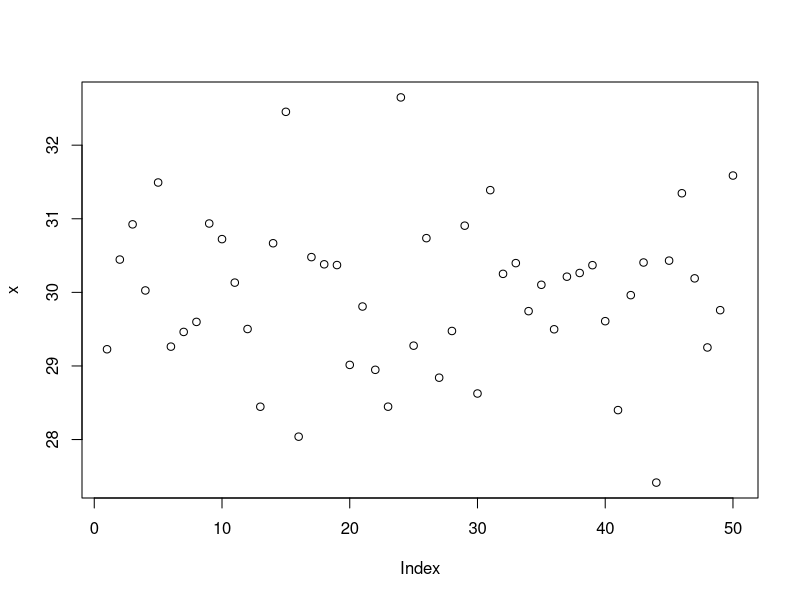
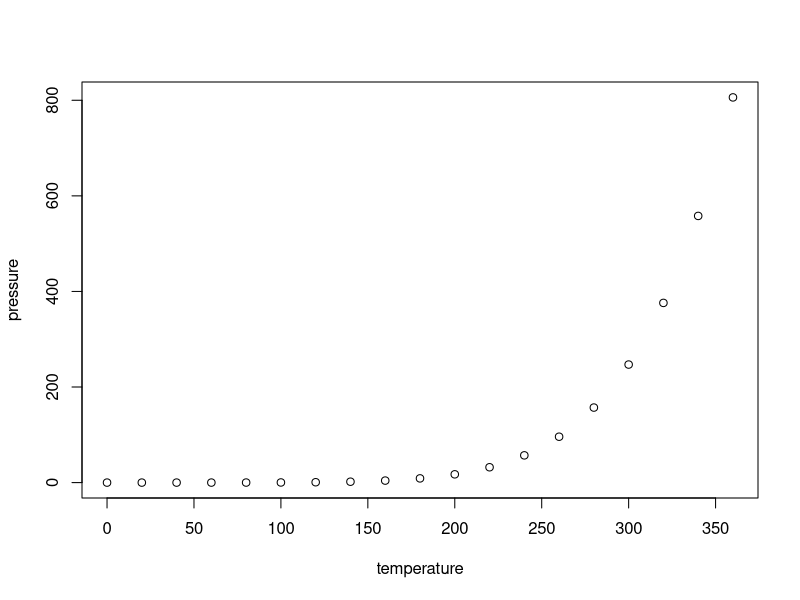

The R source for these figures, in order:
## ---- chunk 1
knitr::opts_chunk$set(echo = TRUE)
## ---- chunk 2
x = rnorm(mean=30, n=50)
summary(x)
plot(x)
## ---- chunk 3
plot(pressure)
